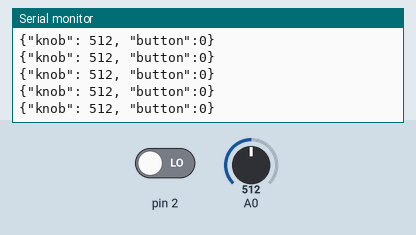
Bench run of a sketch on a simulated Arduino Uno, built with avr-gcc and run on an emulated ATmega328P. Shown: the last lines printed to the serial monitor. The inputs (shaded band) are chosen by the test bench; at power-on: A0 = 512, pin 2 LOW.

Above: at 1.2 s.
1.3 s: A0 set to 11
At 2.4 s:
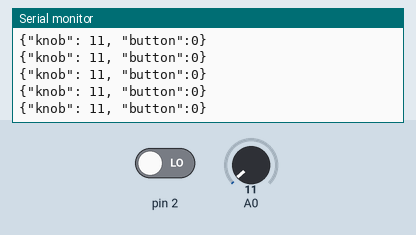
4.3 s: A0 set to 8
At 5.2 s:
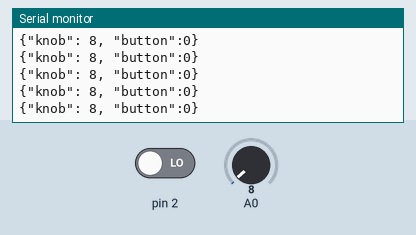
Timing chart, 0 to 7.3 s (numbered marks = the images above; inputs shaded):
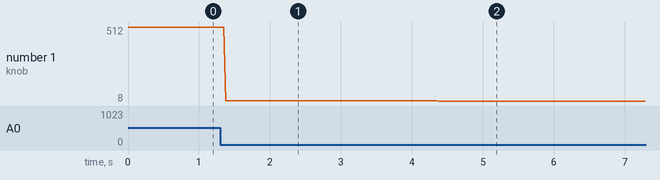

The sketch:

JsonString001.ino
```cpp
void setup() {
  Serial.begin(9600);
  pinMode(2, INPUT);
}

void loop() {
  /*
    What we're aiming for:
    {"knob": 234,
    "button": 1 }
  */
  int knobState = analogRead(A0);
  int buttonState = digitalRead(2);
  String jsonString = "{\"knob\": ";
  jsonString += String(knobState);
  jsonString += ", \"button\":";
  jsonString += String(buttonState);
  jsonString += "}";

  Serial.println(jsonString);
}
```

Measured:
- after the input at 1.3 s, the serial monitor: prints a new line after 0.08 s (image 1)
- after the input at 4.3 s, the serial monitor: prints a new line after 0.08 s (image 2)
- plotted number 1: 512 → 11 after the input at 1.3 s, 11 → 8 after the input at 4.3 s
